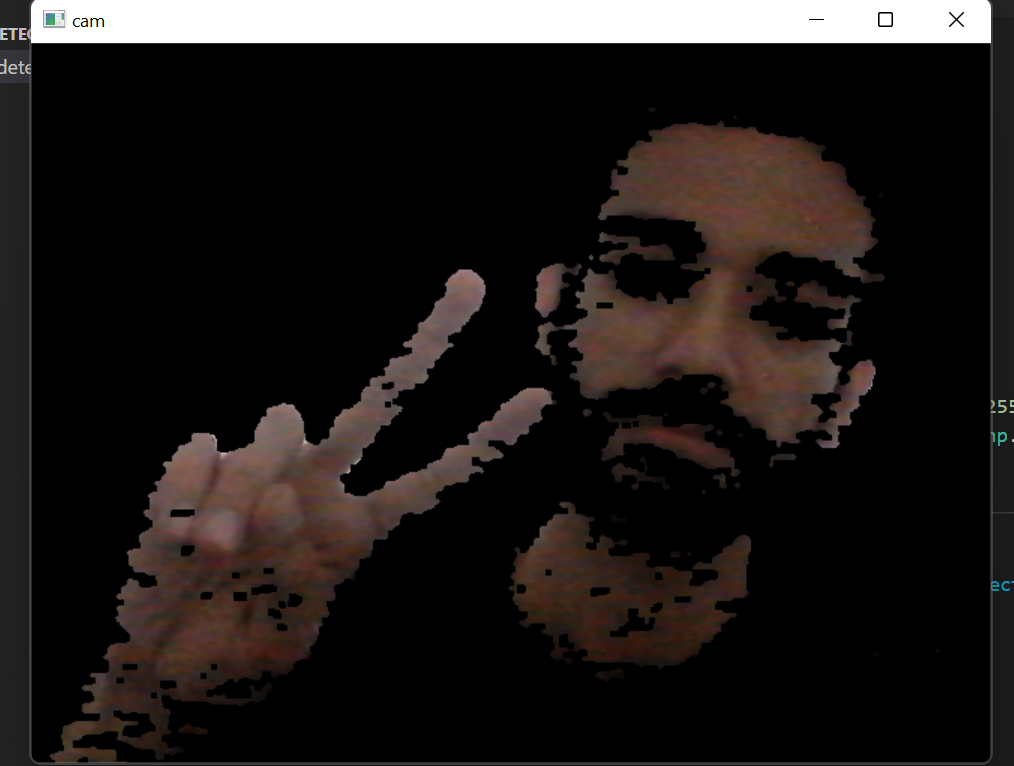
#> input picture assignment30/skin-detection/img-cam.png, 1014 x 766 px, given in place of the camera
$ python detection.py
#> lines starting #> are read from the running program, lines starting #| are printed output that depends on the picture; after the words box and inside, x2 and y2 are one past the last pixel; in counts of white or black regions, pixels touching at a corner belong together
import cv2
import numpy as np

cap = cv2.VideoCapture(0)

def main():
    while True:
        ret, frame = cap.read()
#> frame is the input picture: shape (766, 1014, 3); mean B, G, R 25.4, 27.1, 31.5
        if not ret:
            break

        frame_hsv = cv2.cvtColor(frame, cv2.COLOR_BGR2HSV)#
#> frame_hsv: shape (766, 1014, 3); mean H, S, V 8.2, 22.4, 31.6
        HSV_mask = cv2.inRange(frame_hsv, (0, 20, 0), (15,150,255))
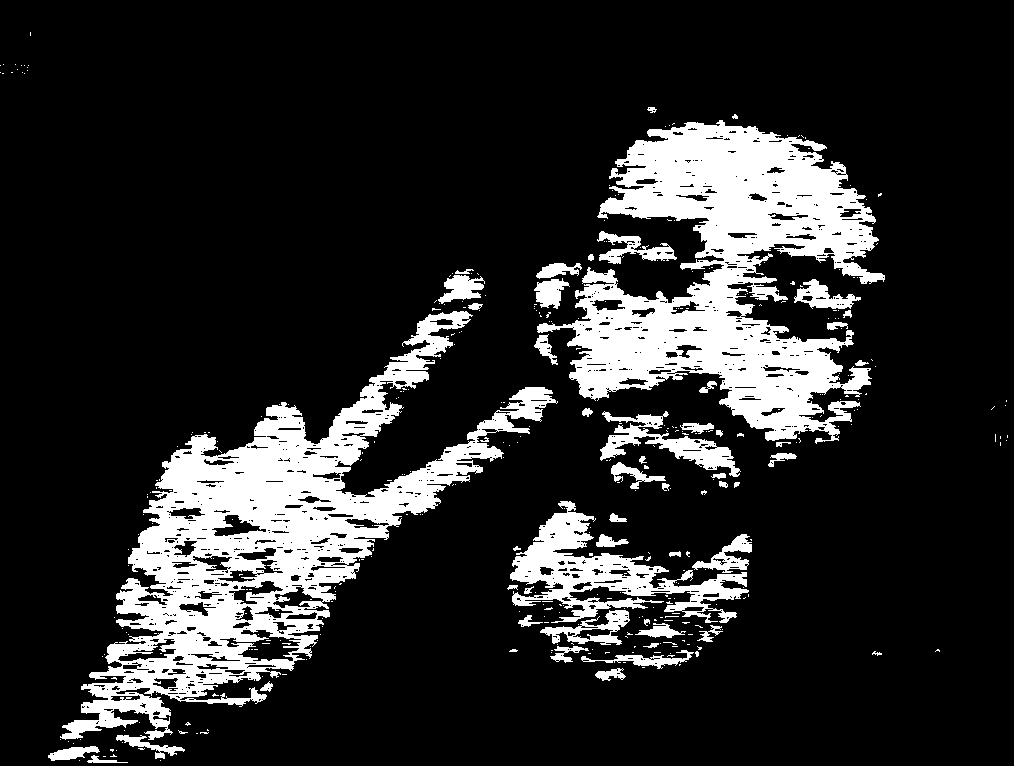
#> HSV_mask: shape (766, 1014); 16.7% white; 379 white regions (326 under 20 px), largest, box (x1, y1, x2, y2) and area: (60, 311, 558, 740) 54759, (537, 120, 885, 444) 50366, (510, 501, 749, 623) 9285
        HSV_mask = cv2.morphologyEx(HSV_mask, cv2.MORPH_OPEN, np.ones((3,3), np.uint8))
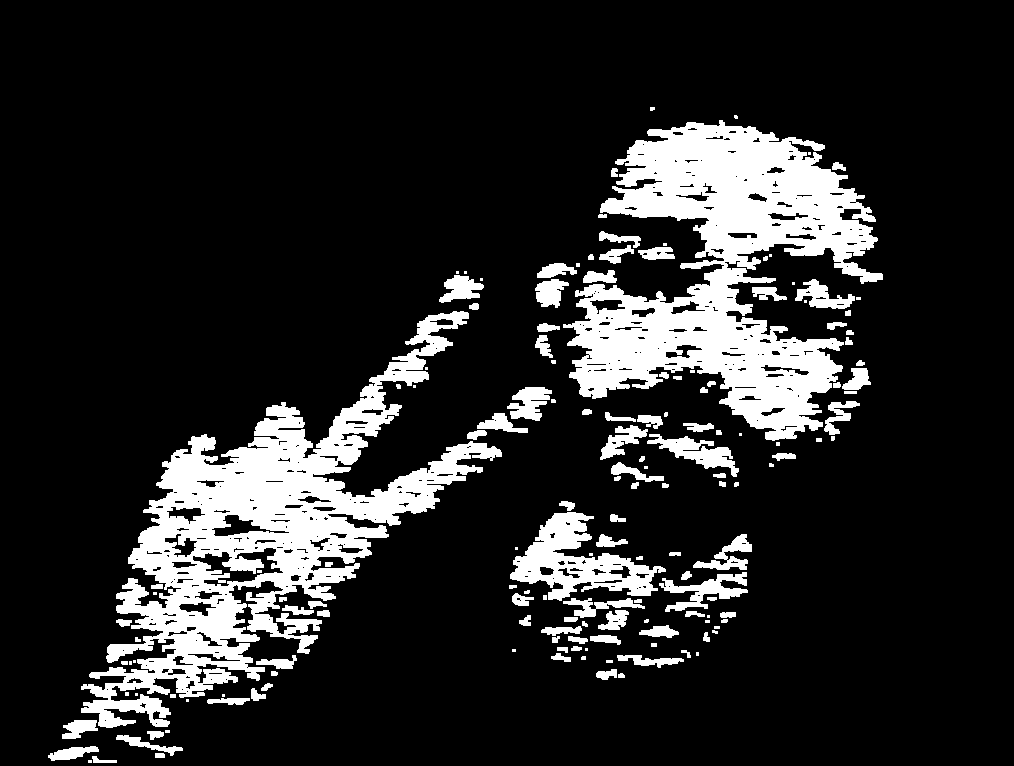
#> HSV_mask: shape (766, 1014); 15.7% white; 156 white regions (44 under 20 px), largest, box (x1, y1, x2, y2) and area: (81, 311, 502, 728) 48305, (563, 120, 883, 441) 46711, (510, 512, 666, 601) 5748
        HSV_result = cv2.bitwise_not(HSV_mask)

        img_YCrCb = cv2.cvtColor(frame, cv2.COLOR_BGR2YCrCb)
#> img_YCrCb: shape (766, 1014, 3); mean of channels 0, 1, 2 28.2, 130.4, 126.4
        YCrCb_mask = cv2.inRange(img_YCrCb, (0, 135, 85), (255,180,135))
#> YCrCb_mask: shape (766, 1014); 16.8% white; 152 white regions (113 under 20 px), largest, box (x1, y1, x2, y2) and area: (570, 123, 876, 442) 50130, (85, 401, 502, 688) 48720, (512, 514, 747, 661) 15671
        YCrCb_mask = cv2.morphologyEx(YCrCb_mask, cv2.MORPH_OPEN, np.ones((3,3), np.uint8))
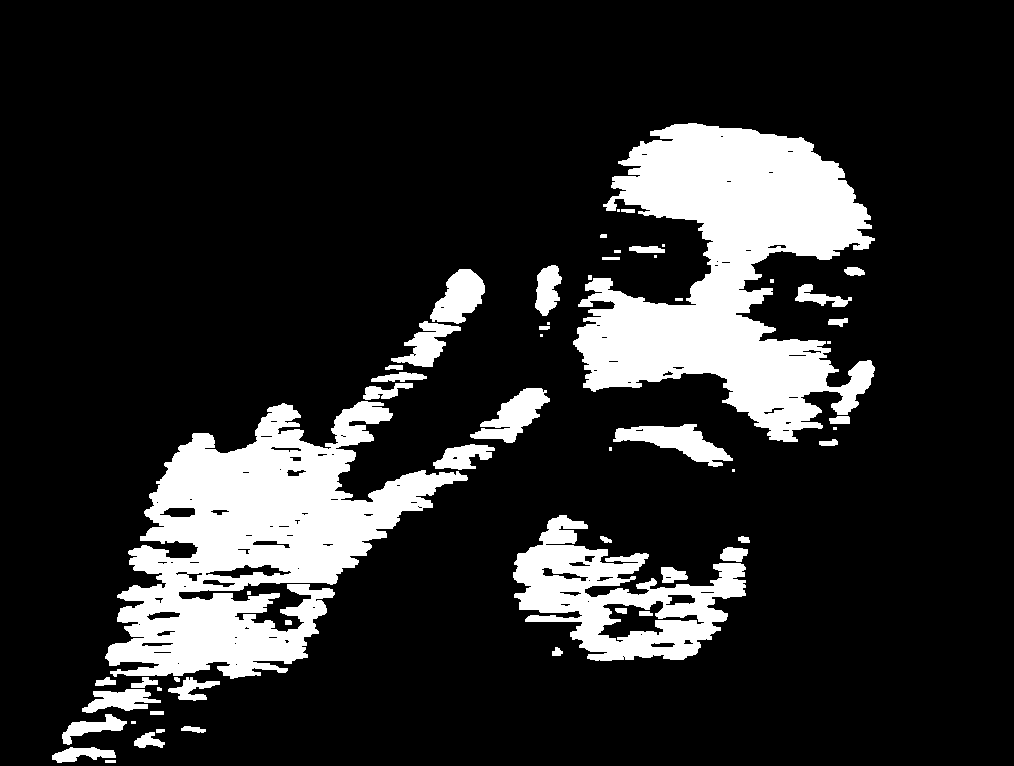
#> YCrCb_mask: shape (766, 1014); 16.4% white; 58 white regions (13 under 20 px), largest, box (x1, y1, x2, y2) and area: (573, 123, 875, 442) 49313, (105, 401, 468, 679) 46583, (513, 515, 746, 661) 14939
        YCrCb_result = cv2.bitwise_not(YCrCb_mask)

        global_mask=cv2.bitwise_and(HSV_result, YCrCb_result)
#> global_mask: shape (766, 1014); 80.5% white; 66 black regions (18 under 20 px), largest, box (x1, y1, x2, y2) and area: (62, 269, 502, 745) 63482, (563, 120, 883, 442) 55199, (510, 512, 752, 668) 19232
        global_mask=cv2.medianBlur(global_mask,3)
#> global_mask: shape (766, 1014); 80.4% white; 50 black regions (13 under 20 px), largest, box (x1, y1, x2, y2) and area: (62, 269, 502, 745) 64004, (563, 120, 883, 446) 55652, (510, 501, 752, 668) 19627
        global_mask = cv2.morphologyEx(global_mask, cv2.MORPH_OPEN, np.ones((4,4), np.uint8))
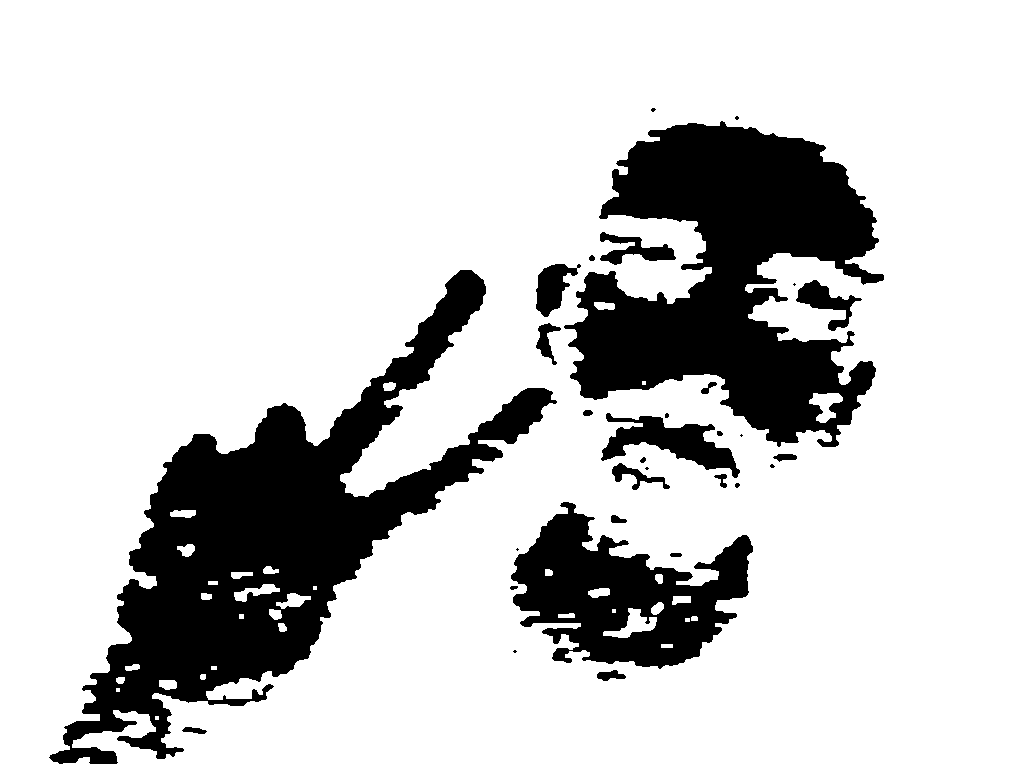
#> global_mask: shape (766, 1014); 80% white; 31 black regions (10 under 20 px), largest, box (x1, y1, x2, y2) and area: (49, 270, 557, 764) 69254, (564, 121, 884, 447) 56190, (511, 502, 753, 669) 20797
        global_result=cv2.bitwise_not(global_mask)

        skin = cv2.bitwise_and(frame, frame, mask = global_result)
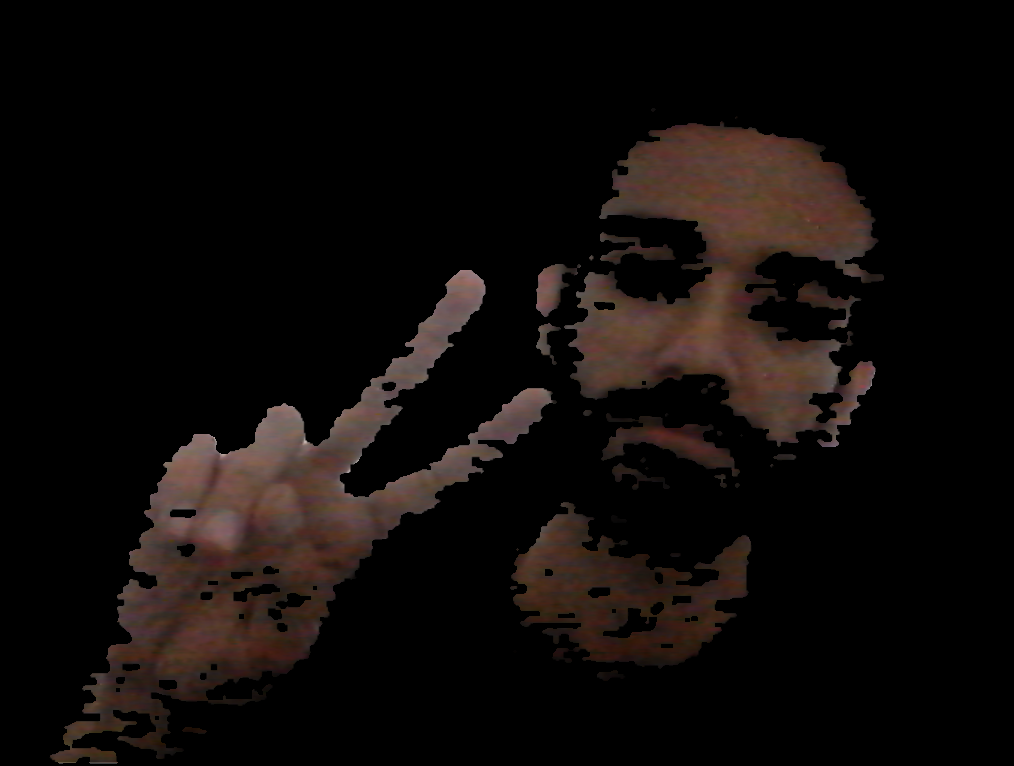
#> skin: shape (766, 1014, 3); mean B, G, R 9.3, 11, 15.4
        cv2.imshow('cam', skin)

        if cv2.waitKey(1) & 0xFF == ord('q'):
#> (key q is pressed here)
            break

if __name__=='__main__':
    main()
    cap.release()
    cv2.destroyAllWindows()
